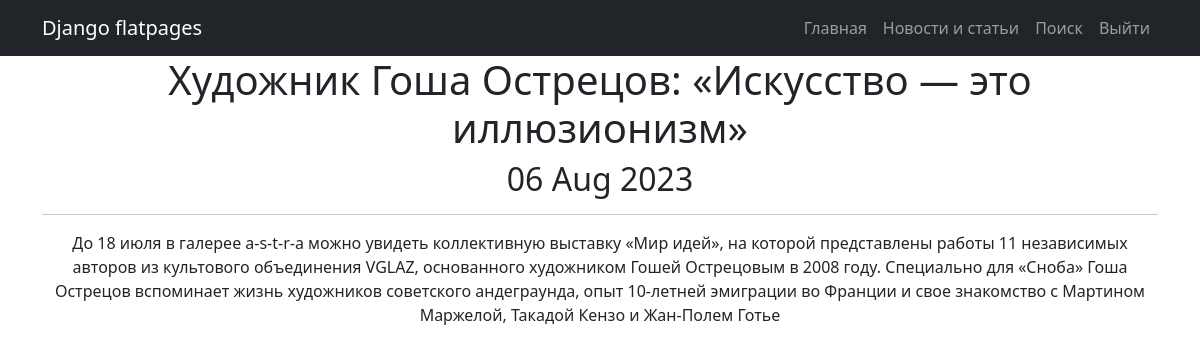
/posts/20 (signed in), run on the app's committed database.
### news/models.py (models this page shows, shortened)
class Post(models.Model):
    news = 'NW'
    article = 'AR'
    CHAPTER = [
        (news, 'Новость'),
        (article, 'Статья')
    ]
    post_type = models.CharField(max_length=2, choices=CHAPTER, default=news)
    post_time = models.DateTimeField(auto_now_add=True)
    headline = models.CharField(max_length=255)
    article_text = models.TextField()
    rating = models.IntegerField(default=0)
    post_author = models.ForeignKey(Author, on_delete=models.CASCADE)
    post_category = models.ManyToManyField(Category, through='PostCategory')

### news/views.py (the view)
# urls.py: path('<int:pk>', PostDetail.as_view(), name='post_detail'),
class PostDetail(LoginRequiredMixin, DetailView):
    model = Post
    template_name = 'post.html'
    context_object_name = 'post'

### templates/post.html (shortened to what this page needs)
{% extends 'flatpages/default.html' %}
{% block content %}
<h1>{{ post.headline }}</h1>
<h2>{{ post.post_time|date:'d M Y' }}</h2>
<hr>
<p>{{ post.article_text }}</p>
{% endblock content %}

### data on the page
Post: headline "Художник Гоша Острецов: «Искусство — это иллюзионизм»", post_time "06 Aug 2023", article_text "До 18 июля в галерее a-s-t-r-a можно увидеть коллективную выставку «Мир идей», на которой представлены работы 11 независимых авторов из культового объединения VGLAZ, основанного художником Гошей Острецовым в 2008 году. Специально для «Сноба» Гоша Острецов вспоминает жизнь художников советского андеграунда, опыт 10-летней эмиграции во Франции и свое знакомство с Мартином Маржелой, Такадой Кензо и Жан-Полем Готье"
